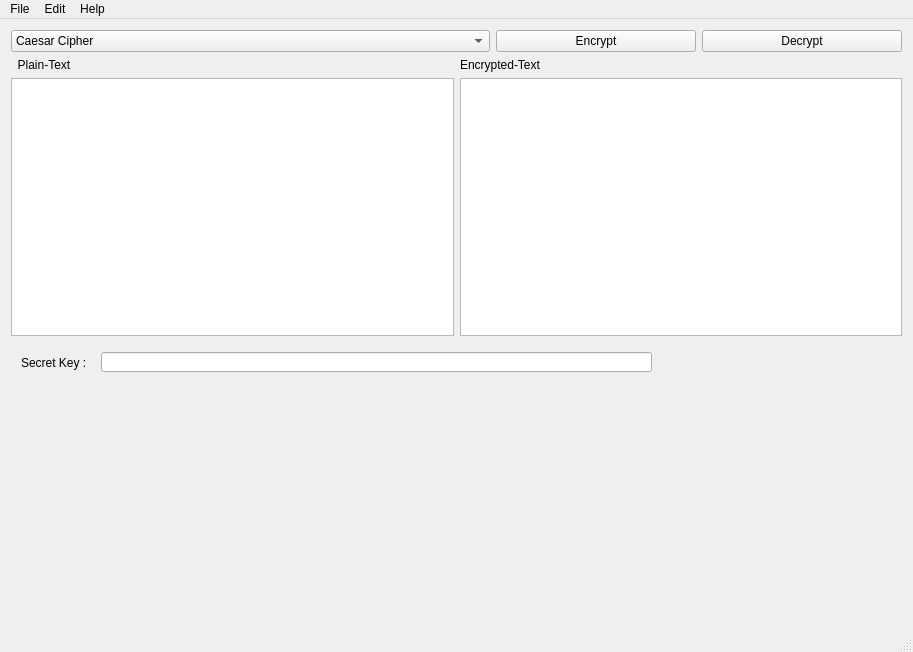
<?xml version="1.0" encoding="UTF-8"?>
<ui version="4.0">
 <class>MainWindow</class>
 <widget class="QMainWindow" name="MainWindow">
  <property name="geometry">
   <rect>
    <x>0</x>
    <y>0</y>
    <width>913</width>
    <height>652</height>
   </rect>
  </property>
  <property name="windowTitle">
   <string>Encryption Algorithms</string>
  </property>
  <widget class="QWidget" name="centralWidget">
   <layout class="QVBoxLayout" name="verticalLayout_3">
    <item>
     <layout class="QHBoxLayout" name="horizontalLayout">
      <item>
       <widget class="QComboBox" name="TypeComboBox">
        <property name="toolTip">
         <string>Choose Encryption Algorithm</string>
        </property>
        <property name="statusTip">
         <string/>
        </property>
        <item>
         <property name="text">
          <string>Caesar Cipher</string>
         </property>
        </item>
        <item>
         <property name="text">
          <string>DES</string>
         </property>
        </item>
        <item>
         <property name="text">
          <string>DES with Text</string>
         </property>
        </item>
        <item>
         <property name="text">
          <string>Image Encryption</string>
         </property>
        </item>
       </widget>
      </item>
      <item>
       <widget class="QPushButton" name="EncryptionPushButton">
        <property name="sizePolicy">
         <sizepolicy hsizetype="Fixed" vsizetype="Fixed">
          <horstretch>0</horstretch>
          <verstretch>0</verstretch>
         </sizepolicy>
        </property>
        <property name="minimumSize">
         <size>
          <width>200</width>
          <height>0</height>
         </size>
        </property>
        <property name="toolTip">
         <string>Encrypt Input Text</string>
        </property>
        <property name="text">
         <string>Encrypt</string>
        </property>
       </widget>
      </item>
      <item>
       <widget class="QPushButton" name="DecryptionPushButton">
        <property name="sizePolicy">
         <sizepolicy hsizetype="Fixed" vsizetype="Fixed">
          <horstretch>0</horstretch>
          <verstretch>0</verstretch>
         </sizepolicy>
        </property>
        <property name="minimumSize">
         <size>
          <width>200</width>
          <height>0</height>
         </size>
        </property>
        <property name="toolTip">
         <string>Decrypt input text</string>
        </property>
        <property name="text">
         <string>Decrypt</string>
        </property>
       </widget>
      </item>
     </layout>
    </item>
    <item>
     <layout class="QHBoxLayout" name="horizontalLayout_2">
      <item>
       <layout class="QVBoxLayout" name="verticalLayout">
        <item>
         <widget class="QLabel" name="label">
          <property name="text">
           <string>  Plain-Text</string>
          </property>
         </widget>
        </item>
        <item>
         <widget class="QPlainTextEdit" name="plainTextEdit_plain"/>
        </item>
       </layout>
      </item>
      <item>
       <layout class="QVBoxLayout" name="verticalLayout_2">
        <item>
         <widget class="QLabel" name="label_2">
          <property name="text">
           <string>Encrypted-Text</string>
          </property>
         </widget>
        </item>
        <item>
         <widget class="QPlainTextEdit" name="plainTextEdit_encrypted"/>
        </item>
       </layout>
      </item>
     </layout>
    </item>
    <item>
     <widget class="QStackedWidget" name="stackedWidget">
      <property name="sizePolicy">
       <sizepolicy hsizetype="Preferred" vsizetype="Preferred">
        <horstretch>0</horstretch>
        <verstretch>0</verstretch>
       </sizepolicy>
      </property>
      <property name="layoutDirection">
       <enum>Qt::LeftToRight</enum>
      </property>
      <property name="frameShadow">
       <enum>QFrame::Plain</enum>
      </property>
      <property name="currentIndex">
       <number>1</number>
      </property>
      <widget class="QWidget" name="CaesarCipher">
       <layout class="QGridLayout" name="gridLayout">
        <item row="0" column="0">
         <widget class="QLabel" name="label_3">
          <property name="text">
           <string>Key :  Range ( 0 : 26 )</string>
          </property>
         </widget>
        </item>
        <item row="0" column="1">
         <widget class="QLineEdit" name="lineEdit_CC_key"/>
        </item>
       </layout>
      </widget>
      <widget class="QWidget" name="page_2">
       <widget class="QLineEdit" name="lineEdit_DES_key_2">
        <property name="geometry">
         <rect>
          <x>90</x>
          <y>10</y>
          <width>551</width>
          <height>20</height>
         </rect>
        </property>
       </widget>
       <widget class="QLabel" name="label_7">
        <property name="geometry">
         <rect>
          <x>10</x>
          <y>10</y>
          <width>71</width>
          <height>21</height>
         </rect>
        </property>
        <property name="text">
         <string>Secret Key :</string>
        </property>
       </widget>
      </widget>
      <widget class="QWidget" name="DES">
       <widget class="QLabel" name="label_6">
        <property name="geometry">
         <rect>
          <x>10</x>
          <y>10</y>
          <width>71</width>
          <height>20</height>
         </rect>
        </property>
        <property name="text">
         <string>Secret Key : </string>
        </property>
       </widget>
       <widget class="QLineEdit" name="lineEdit_DES_key">
        <property name="geometry">
         <rect>
          <x>90</x>
          <y>10</y>
          <width>591</width>
          <height>20</height>
         </rect>
        </property>
       </widget>
      </widget>
      <widget class="QWidget" name="image">
       <widget class="QPushButton" name="imageButton">
        <property name="geometry">
         <rect>
          <x>0</x>
          <y>0</y>
          <width>93</width>
          <height>28</height>
         </rect>
        </property>
        <property name="text">
         <string>Upload Image</string>
        </property>
       </widget>
       <widget class="QWidget" name="layoutWidget">
        <property name="geometry">
         <rect>
          <x>0</x>
          <y>28</y>
          <width>891</width>
          <height>271</height>
         </rect>
        </property>
        <layout class="QHBoxLayout" name="horizontalLayout_3">
         <item>
          <layout class="QVBoxLayout" name="verticalLayout_4">
           <item>
            <widget class="QLabel" name="plainImage">
             <property name="sizePolicy">
              <sizepolicy hsizetype="Expanding" vsizetype="Expanding">
               <horstretch>0</horstretch>
               <verstretch>0</verstretch>
              </sizepolicy>
             </property>
             <property name="styleSheet">
              <string notr="true">background-color: rgb(255, 255, 255);
border-top-color: rgb(2, 2, 2);
border-color: rgb(2, 2, 2);</string>
             </property>
             <property name="text">
              <string/>
             </property>
             <property name="alignment">
              <set>Qt::AlignCenter</set>
             </property>
            </widget>
           </item>
          </layout>
         </item>
         <item>
          <layout class="QVBoxLayout" name="verticalLayout_5">
           <item>
            <widget class="QLabel" name="encryptImage">
             <property name="sizePolicy">
              <sizepolicy hsizetype="Expanding" vsizetype="Expanding">
               <horstretch>0</horstretch>
               <verstretch>0</verstretch>
              </sizepolicy>
             </property>
             <property name="styleSheet">
              <string notr="true">background-color: rgb(255, 255, 255);
border-color: rgb(0, 0, 0);</string>
             </property>
             <property name="text">
              <string/>
             </property>
             <property name="alignment">
              <set>Qt::AlignCenter</set>
             </property>
            </widget>
           </item>
          </layout>
         </item>
        </layout>
       </widget>
       <widget class="QLineEdit" name="lineEditImage">
        <property name="geometry">
         <rect>
          <x>230</x>
          <y>0</y>
          <width>591</width>
          <height>22</height>
         </rect>
        </property>
       </widget>
       <widget class="QLabel" name="label_5">
        <property name="geometry">
         <rect>
          <x>150</x>
          <y>0</y>
          <width>71</width>
          <height>16</height>
         </rect>
        </property>
        <property name="text">
         <string>Image Key :</string>
        </property>
       </widget>
      </widget>
     </widget>
    </item>
   </layout>
  </widget>
  <widget class="QMenuBar" name="menuBar">
   <property name="geometry">
    <rect>
     <x>0</x>
     <y>0</y>
     <width>913</width>
     <height>26</height>
    </rect>
   </property>
   <widget class="QMenu" name="menuFile">
    <property name="title">
     <string>File</string>
    </property>
    <addaction name="Exit"/>
   </widget>
   <widget class="QMenu" name="menuEdit">
    <property name="title">
     <string>Edit</string>
    </property>
    <addaction name="Reset"/>
    <addaction name="separator"/>
    <addaction name="ClearPlainText"/>
    <addaction name="CleaEncryptedText"/>
   </widget>
   <widget class="QMenu" name="menuHelp">
    <property name="title">
     <string>Help</string>
    </property>
    <addaction name="actionAbout_Qt"/>
   </widget>
   <addaction name="menuFile"/>
   <addaction name="menuEdit"/>
   <addaction name="menuHelp"/>
  </widget>
  <widget class="QStatusBar" name="statusBar"/>
  <action name="Reset">
   <property name="text">
    <string>Reset</string>
   </property>
   <property name="toolTip">
    <string>Reset</string>
   </property>
  </action>
  <action name="ClearPlainText">
   <property name="text">
    <string>Clear Plain Text</string>
   </property>
  </action>
  <action name="CleaEncryptedText">
   <property name="text">
    <string>Clear Encrypted Text</string>
   </property>
  </action>
  <action name="actionAbout_Qt">
   <property name="text">
    <string>About Qt</string>
   </property>
  </action>
  <action name="Exit">
   <property name="text">
    <string>Exit</string>
   </property>
  </action>
 </widget>
 <layoutdefault spacing="6" margin="11"/>
 <resources/>
 <connections/>
</ui>
